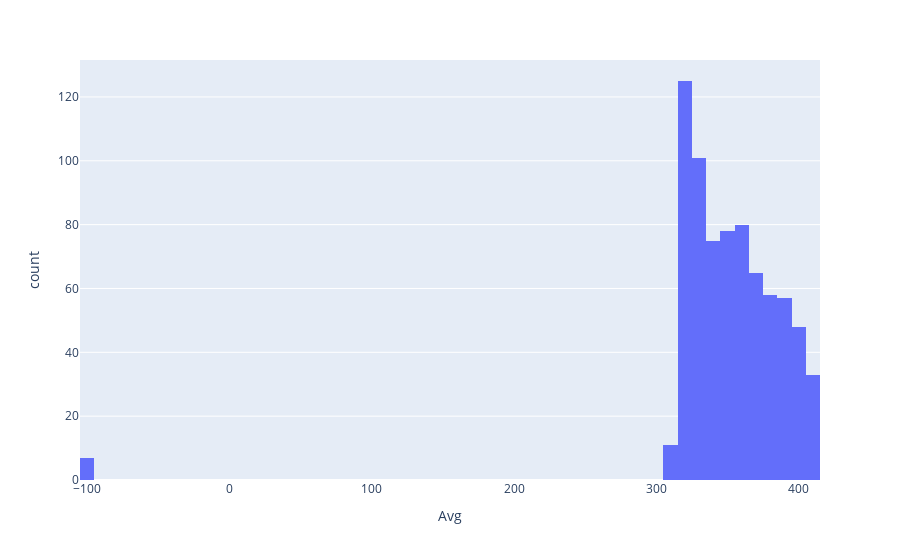

Notebook code for this chart:
### Markdown cell above
**Observations**:

* All of the missing data are in the early years of operation. 
* This could be they didn't record days of operation until the mid 70s.

**Potential Next Steps**:
* Confirm these explanations through documentation about the historical readings.
* Maybe drop earliest recordings? However, we would want to delay such action until after we have examined the time trends and assess whether there are any potential problems.

---
<br/><br/>

### Understanding Missing Value 2: `Avg`
Next, let's return to the -99.99 values in `Avg` to analyze the overall quality of the CO2 measurements.

### Code cell
# Histograms of average CO2 measurements
# sns.displot(co2['Avg']);
px.histogram(co2, 'Avg')

### Figure 1 — Plotly figure (JSON) as saved in the notebook; plotly's stock layout.template omitted (floating-point values rounded to 4 significant figures; data arrays with more than 128 entries replaced by an {"elided": "..."} marker saying what was removed)
{"data": [{"alignmentgroup": "True", "bingroup": "x", "hovertemplate": "Avg=%{x}<br>count=%{y}<extra></extra>", "legendgroup": "", "marker": {"color": "#636efa", "pattern": {"shape": ""}}, "name": "", "offsetgroup": "", "orientation": "v", "showlegend": false, "type": "histogram", "x": {"elided": "738 float values"}, "xaxis": "x", "yaxis": "y"}], "layout": {"barmode": "relative", "legend": {"tracegroupgap": 0}, "margin": {"t": 60}, "xaxis": {"anchor": "y", "domain": [0, 1], "title": {"text": "Avg"}}, "yaxis": {"anchor": "x", "domain": [0, 1], "title": {"text": "count"}}}}
